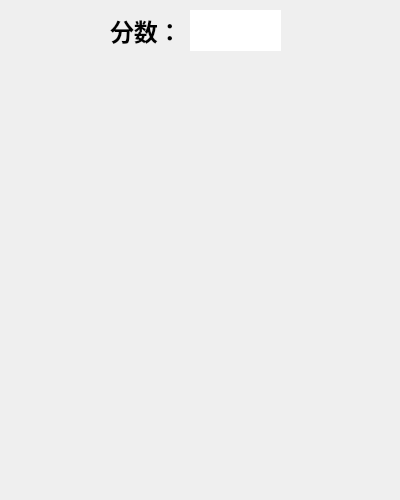
<?xml version="1.0" encoding="UTF-8"?>
<ui version="4.0">
 <class>Star</class>
 <widget class="QDialog" name="Star">
  <property name="geometry">
   <rect>
    <x>0</x>
    <y>0</y>
    <width>400</width>
    <height>500</height>
   </rect>
  </property>
  <property name="windowTitle">
   <string>Star</string>
  </property>
  <property name="styleSheet">
   <string notr="true"/>
  </property>
  <widget class="QLabel" name="label">
   <property name="geometry">
    <rect>
     <x>110</x>
     <y>10</y>
     <width>71</width>
     <height>41</height>
    </rect>
   </property>
   <property name="font">
    <font>
     <pointsize>18</pointsize>
     <weight>75</weight>
     <bold>true</bold>
    </font>
   </property>
   <property name="text">
    <string>分数：</string>
   </property>
  </widget>
  <widget class="QLabel" name="sum">
   <property name="geometry">
    <rect>
     <x>190</x>
     <y>10</y>
     <width>91</width>
     <height>41</height>
    </rect>
   </property>
   <property name="palette">
    <palette>
     <active>
      <colorrole role="WindowText">
       <brush brushstyle="SolidPattern">
        <color alpha="255">
         <red>0</red>
         <green>0</green>
         <blue>0</blue>
        </color>
       </brush>
      </colorrole>
      <colorrole role="Button">
       <brush brushstyle="SolidPattern">
        <color alpha="255">
         <red>255</red>
         <green>255</green>
         <blue>255</blue>
        </color>
       </brush>
      </colorrole>
      <colorrole role="Light">
       <brush brushstyle="SolidPattern">
        <color alpha="255">
         <red>255</red>
         <green>255</green>
         <blue>255</blue>
        </color>
       </brush>
      </colorrole>
      <colorrole role="Midlight">
       <brush brushstyle="SolidPattern">
        <color alpha="255">
         <red>255</red>
         <green>255</green>
         <blue>255</blue>
        </color>
       </brush>
      </colorrole>
      <colorrole role="Dark">
       <brush brushstyle="SolidPattern">
        <color alpha="255">
         <red>127</red>
         <green>127</green>
         <blue>127</blue>
        </color>
       </brush>
      </colorrole>
      <colorrole role="Mid">
       <brush brushstyle="SolidPattern">
        <color alpha="255">
         <red>170</red>
         <green>170</green>
         <blue>170</blue>
        </color>
       </brush>
      </colorrole>
      <colorrole role="Text">
       <brush brushstyle="SolidPattern">
        <color alpha="255">
         <red>0</red>
         <green>0</green>
         <blue>0</blue>
        </color>
       </brush>
      </colorrole>
      <colorrole role="BrightText">
       <brush brushstyle="SolidPattern">
        <color alpha="255">
         <red>255</red>
         <green>255</green>
         <blue>255</blue>
        </color>
       </brush>
      </colorrole>
      <colorrole role="ButtonText">
       <brush brushstyle="SolidPattern">
        <color alpha="255">
         <red>0</red>
         <green>0</green>
         <blue>0</blue>
        </color>
       </brush>
      </colorrole>
      <colorrole role="Base">
       <brush brushstyle="SolidPattern">
        <color alpha="255">
         <red>255</red>
         <green>255</green>
         <blue>255</blue>
        </color>
       </brush>
      </colorrole>
      <colorrole role="Window">
       <brush brushstyle="SolidPattern">
        <color alpha="255">
         <red>255</red>
         <green>255</green>
         <blue>255</blue>
        </color>
       </brush>
      </colorrole>
      <colorrole role="Shadow">
       <brush brushstyle="SolidPattern">
        <color alpha="255">
         <red>0</red>
         <green>0</green>
         <blue>0</blue>
        </color>
       </brush>
      </colorrole>
      <colorrole role="AlternateBase">
       <brush brushstyle="SolidPattern">
        <color alpha="255">
         <red>255</red>
         <green>255</green>
         <blue>255</blue>
        </color>
       </brush>
      </colorrole>
      <colorrole role="ToolTipBase">
       <brush brushstyle="SolidPattern">
        <color alpha="255">
         <red>255</red>
         <green>255</green>
         <blue>220</blue>
        </color>
       </brush>
      </colorrole>
      <colorrole role="ToolTipText">
       <brush brushstyle="SolidPattern">
        <color alpha="255">
         <red>0</red>
         <green>0</green>
         <blue>0</blue>
        </color>
       </brush>
      </colorrole>
     </active>
     <inactive>
      <colorrole role="WindowText">
       <brush brushstyle="SolidPattern">
        <color alpha="255">
         <red>0</red>
         <green>0</green>
         <blue>0</blue>
        </color>
       </brush>
      </colorrole>
      <colorrole role="Button">
       <brush brushstyle="SolidPattern">
        <color alpha="255">
         <red>255</red>
         <green>255</green>
         <blue>255</blue>
        </color>
       </brush>
      </colorrole>
      <colorrole role="Light">
       <brush brushstyle="SolidPattern">
        <color alpha="255">
         <red>255</red>
         <green>255</green>
         <blue>255</blue>
        </color>
       </brush>
      </colorrole>
      <colorrole role="Midlight">
       <brush brushstyle="SolidPattern">
        <color alpha="255">
         <red>255</red>
         <green>255</green>
         <blue>255</blue>
        </color>
       </brush>
      </colorrole>
      <colorrole role="Dark">
       <brush brushstyle="SolidPattern">
        <color alpha="255">
         <red>127</red>
         <green>127</green>
         <blue>127</blue>
        </color>
       </brush>
      </colorrole>
      <colorrole role="Mid">
       <brush brushstyle="SolidPattern">
        <color alpha="255">
         <red>170</red>
         <green>170</green>
         <blue>170</blue>
        </color>
       </brush>
      </colorrole>
      <colorrole role="Text">
       <brush brushstyle="SolidPattern">
        <color alpha="255">
         <red>0</red>
         <green>0</green>
         <blue>0</blue>
        </color>
       </brush>
      </colorrole>
      <colorrole role="BrightText">
       <brush brushstyle="SolidPattern">
        <color alpha="255">
         <red>255</red>
         <green>255</green>
         <blue>255</blue>
        </color>
       </brush>
      </colorrole>
      <colorrole role="ButtonText">
       <brush brushstyle="SolidPattern">
        <color alpha="255">
         <red>0</red>
         <green>0</green>
         <blue>0</blue>
        </color>
       </brush>
      </colorrole>
      <colorrole role="Base">
       <brush brushstyle="SolidPattern">
        <color alpha="255">
         <red>255</red>
         <green>255</green>
         <blue>255</blue>
        </color>
       </brush>
      </colorrole>
      <colorrole role="Window">
       <brush brushstyle="SolidPattern">
        <color alpha="255">
         <red>255</red>
         <green>255</green>
         <blue>255</blue>
        </color>
       </brush>
      </colorrole>
      <colorrole role="Shadow">
       <brush brushstyle="SolidPattern">
        <color alpha="255">
         <red>0</red>
         <green>0</green>
         <blue>0</blue>
        </color>
       </brush>
      </colorrole>
      <colorrole role="AlternateBase">
       <brush brushstyle="SolidPattern">
        <color alpha="255">
         <red>255</red>
         <green>255</green>
         <blue>255</blue>
        </color>
       </brush>
      </colorrole>
      <colorrole role="ToolTipBase">
       <brush brushstyle="SolidPattern">
        <color alpha="255">
         <red>255</red>
         <green>255</green>
         <blue>220</blue>
        </color>
       </brush>
      </colorrole>
      <colorrole role="ToolTipText">
       <brush brushstyle="SolidPattern">
        <color alpha="255">
         <red>0</red>
         <green>0</green>
         <blue>0</blue>
        </color>
       </brush>
      </colorrole>
     </inactive>
     <disabled>
      <colorrole role="WindowText">
       <brush brushstyle="SolidPattern">
        <color alpha="255">
         <red>127</red>
         <green>127</green>
         <blue>127</blue>
        </color>
       </brush>
      </colorrole>
      <colorrole role="Button">
       <brush brushstyle="SolidPattern">
        <color alpha="255">
         <red>255</red>
         <green>255</green>
         <blue>255</blue>
        </color>
       </brush>
      </colorrole>
      <colorrole role="Light">
       <brush brushstyle="SolidPattern">
        <color alpha="255">
         <red>255</red>
         <green>255</green>
         <blue>255</blue>
        </color>
       </brush>
      </colorrole>
      <colorrole role="Midlight">
       <brush brushstyle="SolidPattern">
        <color alpha="255">
         <red>255</red>
         <green>255</green>
         <blue>255</blue>
        </color>
       </brush>
      </colorrole>
      <colorrole role="Dark">
       <brush brushstyle="SolidPattern">
        <color alpha="255">
         <red>127</red>
         <green>127</green>
         <blue>127</blue>
        </color>
       </brush>
      </colorrole>
      <colorrole role="Mid">
       <brush brushstyle="SolidPattern">
        <color alpha="255">
         <red>170</red>
         <green>170</green>
         <blue>170</blue>
        </color>
       </brush>
      </colorrole>
      <colorrole role="Text">
       <brush brushstyle="SolidPattern">
        <color alpha="255">
         <red>127</red>
         <green>127</green>
         <blue>127</blue>
        </color>
       </brush>
      </colorrole>
      <colorrole role="BrightText">
       <brush brushstyle="SolidPattern">
        <color alpha="255">
         <red>255</red>
         <green>255</green>
         <blue>255</blue>
        </color>
       </brush>
      </colorrole>
      <colorrole role="ButtonText">
       <brush brushstyle="SolidPattern">
        <color alpha="255">
         <red>127</red>
         <green>127</green>
         <blue>127</blue>
        </color>
       </brush>
      </colorrole>
      <colorrole role="Base">
       <brush brushstyle="SolidPattern">
        <color alpha="255">
         <red>255</red>
         <green>255</green>
         <blue>255</blue>
        </color>
       </brush>
      </colorrole>
      <colorrole role="Window">
       <brush brushstyle="SolidPattern">
        <color alpha="255">
         <red>255</red>
         <green>255</green>
         <blue>255</blue>
        </color>
       </brush>
      </colorrole>
      <colorrole role="Shadow">
       <brush brushstyle="SolidPattern">
        <color alpha="255">
         <red>0</red>
         <green>0</green>
         <blue>0</blue>
        </color>
       </brush>
      </colorrole>
      <colorrole role="AlternateBase">
       <brush brushstyle="SolidPattern">
        <color alpha="255">
         <red>255</red>
         <green>255</green>
         <blue>255</blue>
        </color>
       </brush>
      </colorrole>
      <colorrole role="ToolTipBase">
       <brush brushstyle="SolidPattern">
        <color alpha="255">
         <red>255</red>
         <green>255</green>
         <blue>220</blue>
        </color>
       </brush>
      </colorrole>
      <colorrole role="ToolTipText">
       <brush brushstyle="SolidPattern">
        <color alpha="255">
         <red>0</red>
         <green>0</green>
         <blue>0</blue>
        </color>
       </brush>
      </colorrole>
     </disabled>
    </palette>
   </property>
   <property name="font">
    <font>
     <pointsize>18</pointsize>
     <weight>75</weight>
     <bold>true</bold>
    </font>
   </property>
   <property name="autoFillBackground">
    <bool>true</bool>
   </property>
   <property name="text">
    <string/>
   </property>
  </widget>
 </widget>
 <layoutdefault spacing="6" margin="11"/>
 <resources/>
 <connections/>
</ui>
